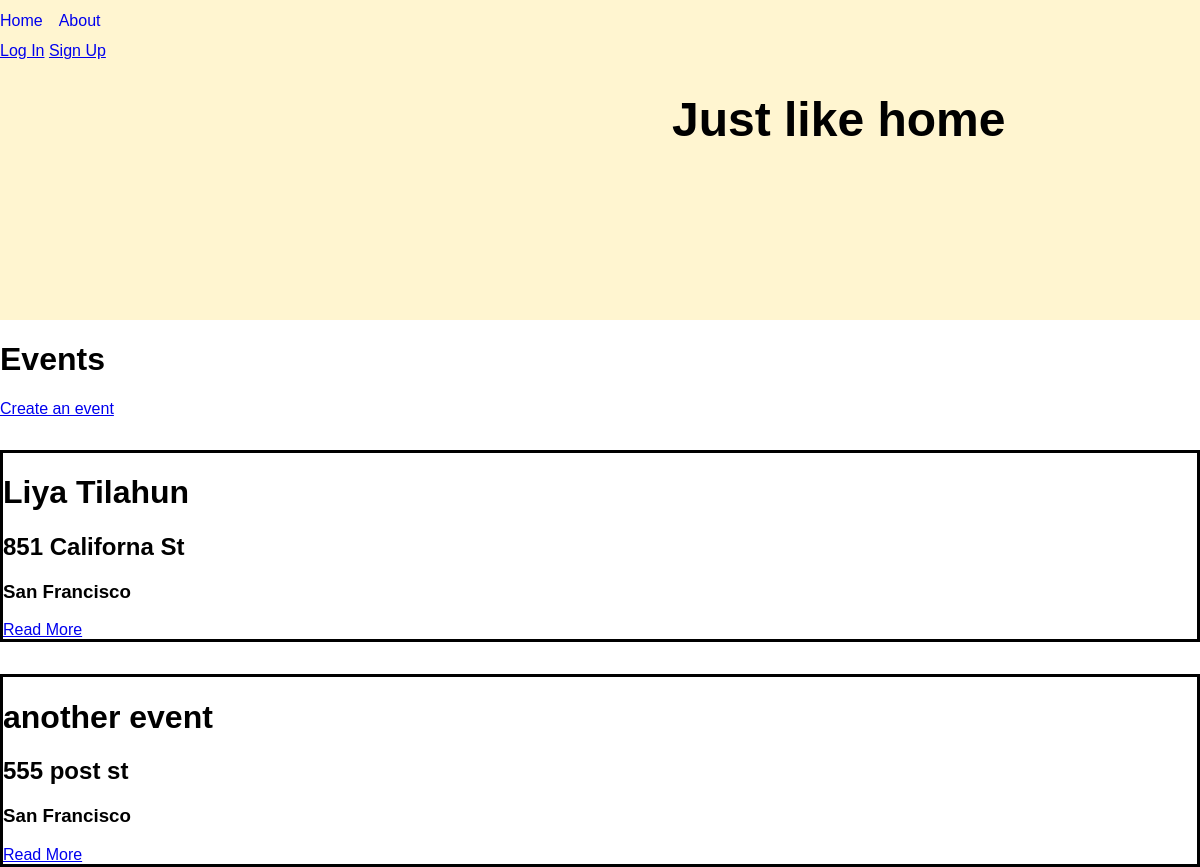
Screenshot of /events/ with the database file from the repository.
### events/models.py (models this page shows, shortened)
class Event(models.Model):
    name = models.CharField(max_length=200)
    author = models.ForeignKey(User, on_delete=models.PROTECT,
                               help_text="The user that posted this event.", default=1, related_name='author')
    date_time = models.DateTimeField('event date time')
    street_address = models.CharField(max_length=255, default='address 1')
    city = models.CharField(max_length=255, default='city name')
    location = PlainLocationField(based_fields=['address','city'], zoom=7, default='location')
    description = models.TextField(default='description of the event')
    slug = models.CharField(max_length=400, blank=True, editable=False,
                            help_text="Unique URL path to access this page. Generated by the system.")
    created = models.DateTimeField(auto_now_add=True,
                                   help_text="The date and time this page was created. Automatically generated when the model saves.")
    modified = models.DateTimeField(auto_now=True,
                                    help_text="The date and time this page was updated. Automatically generated when the model updates.")
    participants = models.ManyToManyField(User,blank=True,related_name='participant')

### events/views.py (the view)
# urls.py: path('', EventListView.as_view(), name='event-list-page'),
class EventListView(ListView):
    model = Event
    def get(self, request):
        events = self.get_queryset().all()
        return render(request, 'events/event_list.html', {
          'events': events
        })

### events/templates/events/event_list.html
{% extends "base.html" %}
{% block content %}
<h1> Events </h1>
<a href="{% url 'create-event-page' %}" title="event-create">Create an event</a>
  {% if events %}
    {% for event in events %}
    <div class='event-card'>
      <h1>{{event.name}}</h1>
      <h2>{{event.street_address}}</h2>
      <h3>{{event.city}}</h3>
      <a href="{% url 'event-details-page' event.slug %}" title="Read More">Read More</a>
    </div>
    {% endfor %}
  {% else %}
    <div>No pages to display.</div>
  {% endif %}
{% endblock %}

### static/css/styles.css (style rules this page uses)
body { background-color: white; font-size: 16px; font-family: Helvetica; margin: 0; }
.event-card { border: solid; margin-top: 2em; }

### rows the page displays
Event: name "Liya Tilahun", street_address "851 Californa St", city "San Francisco"
Event: name "another event", street_address "555 post st", city "San Francisco"
